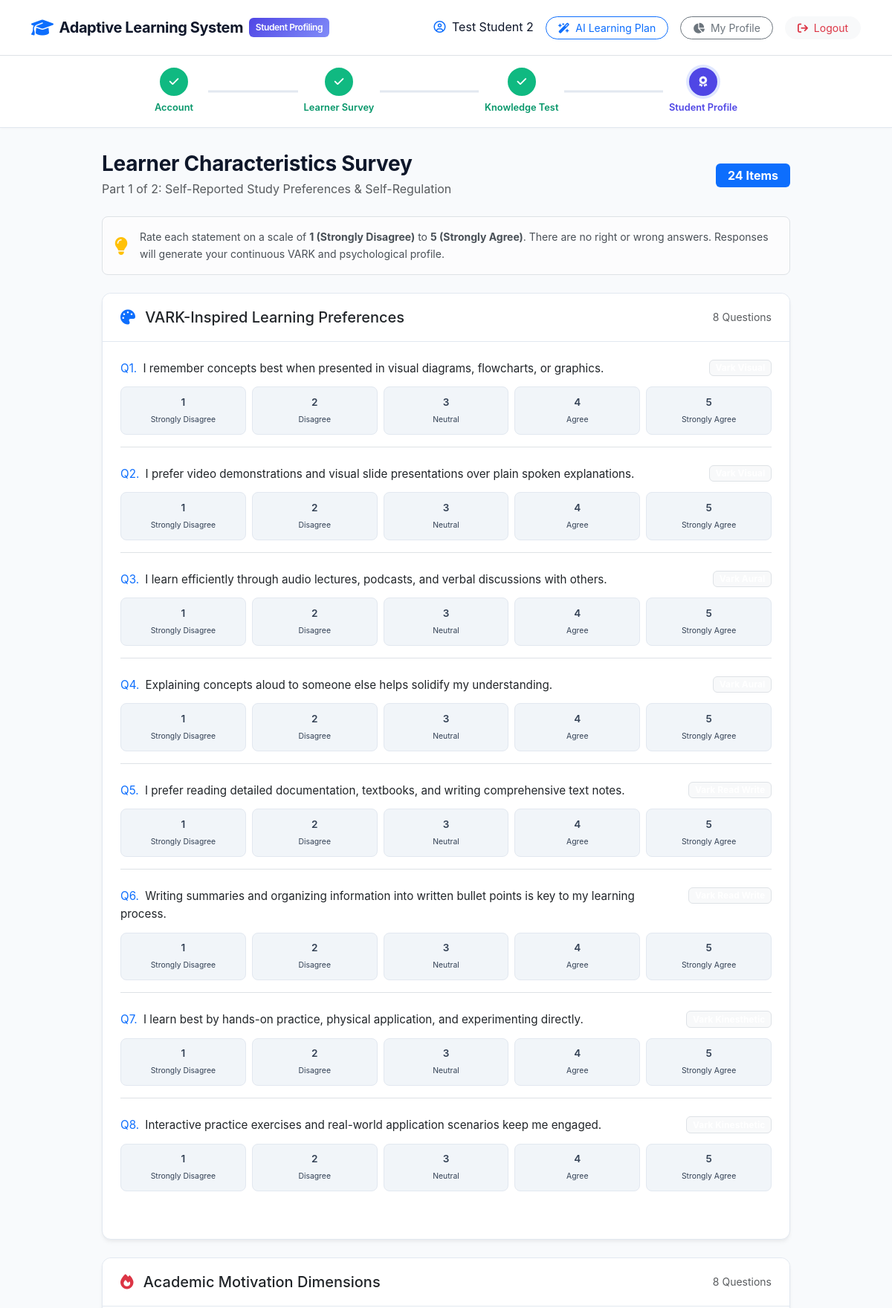
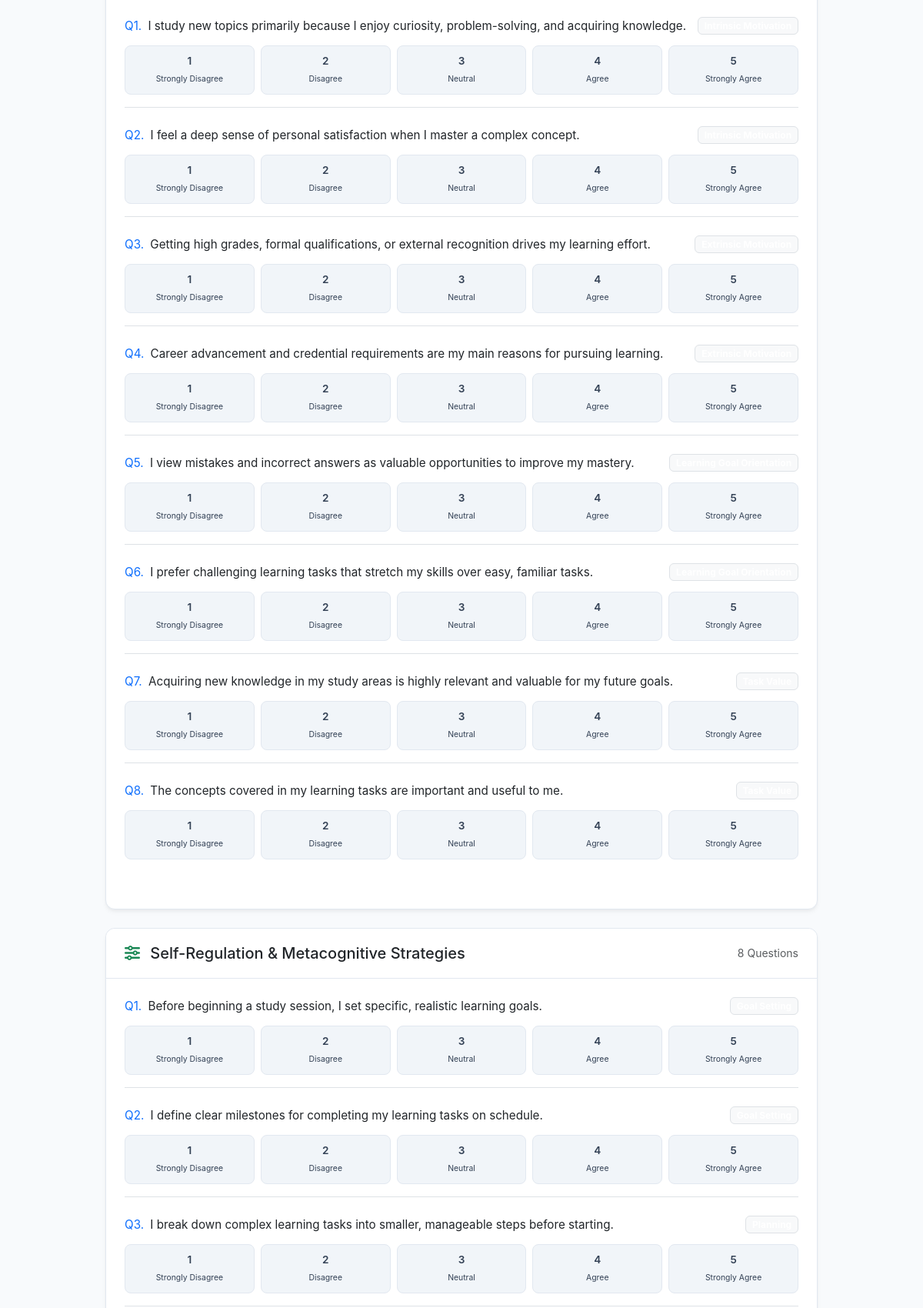
/survey (signed in, upper part), run on the app's committed database (2 pictures, top to bottom).
### tables this page shows
CREATE TABLE survey_questions (
        question_id TEXT PRIMARY KEY,
        question_text TEXT NOT NULL,
        category TEXT NOT NULL, -- VARK, Motivation, Self-Regulation
        parameter TEXT NOT NULL, -- e.g., VARK_visual, intrinsic_motivation, goal_setting
        reverse_scored INTEGER NOT NULL DEFAULT 0
    );

### app.py (the view, shortened to what this page needs)
@app.route('/survey', methods=['GET', 'POST'])
@login_required
def survey():
    student_id = session['student_id']
    conn = get_db()
    cursor = conn.cursor()
    cursor.execute("SELECT question_id, question_text, category, parameter FROM survey_questions;")
    questions = cursor.fetchall()
    conn.close()
    categorized = {}
    for q in questions:
        cat = q['category']
        if cat not in categorized:
            categorized[cat] = []
        categorized[cat].append(dict(q))
    return render_template('survey.html', categorized_questions=categorized)

### app.py (called while the page is built)
def login_required(f):
    from functools import wraps
    @wraps(f)
    def decorated_function(*args, **kwargs):
        if 'student_id' not in session:
            flash("Please log in to access this page.", "warning")
            return redirect(url_for('login'))
        return f(*args, **kwargs)
    return decorated_function

@app.context_processor
def inject_step():
    return dict(current_step=session.get('current_step', 'intro'))

### db.py (called while the page is built)
def get_db():
    conn = sqlite3.connect(DB_PATH)
    conn.row_factory = sqlite3.Row
    conn.execute("PRAGMA foreign_keys = ON;")
    return conn

### templates/survey.html (shortened to what this page needs)
{% extends "layout.html" %}
{% block content %}
<div class="row justify-content-center py-2">
    <div class="col-lg-10">
        <div class="d-flex align-items-center justify-content-between mb-4">
            <div>
                <h3 class="section-title mb-1">Learner Characteristics Survey</h3>
                <p class="text-muted mb-0">Part 1 of 2: Self-Reported Study Preferences & Self-Regulation</p>
            </div>
            <span class="badge bg-primary px-3 py-2 fs-6">24 Items</span>
        </div>
        <div class="alert alert-light border rounded-3 mb-4">
            <div class="d-flex align-items-center">
                <i class="fa-solid fa-lightbulb text-warning fs-4 me-3"></i>
                <small class="text-slate-600">
                    Rate each statement on a scale of <strong>1 (Strongly Disagree)</strong> to <strong>5 (Strongly Agree)</strong>. There are no right or wrong answers. Responses will generate your continuous VARK and psychological profile.
                </small>
            </div>
        </div>
        <form action="{{ url_for('survey') }}" method="POST">
            {% for category_name, questions in categorized_questions.items() %}
            <div class="card card-custom mb-4">
                <div class="card-custom-header d-flex align-items-center justify-content-between">
                    <h5 class="mb-0 font-weight-bold text-slate-800">
                        {% if category_name == 'VARK' %}
                            <i class="fa-solid fa-palette text-primary me-2"></i> VARK-Inspired Learning Preferences
                        {% elif category_name == 'Motivation' %}
                            <i class="fa-solid fa-fire text-danger me-2"></i> Academic Motivation Dimensions
                        {% else %}
                            <i class="fa-solid fa-sliders text-success me-2"></i> Self-Regulation & Metacognitive Strategies
                        {% endif %}
                    </h5>
                    <span class="text-muted small">{{ questions|length }} Questions</span>
                </div>
                <div class="card-body p-4">
                    {% for q in questions %}
                    <div class="mb-4 pb-3 {% if not loop.last %}border-bottom{% endif %}">
                        <div class="d-flex justify-content-between align-items-start mb-2">
                            <label class="form-label text-slate-800 font-weight-medium mb-0" style="font-size: 0.95rem;">
                                <span class="text-primary font-weight-bold me-1">Q{{ loop.index }}.</span> {{ q.question_text }}
                            </label>
                            <span class="badge bg-light text-slate-500 border ms-2" style="font-size: 0.75rem;">
                            </span>
                        </div>
                        <div class="likert-group">
                            <div class="likert-btn">
                                <label for="{{ q.question_id }}_1">1<br><span style="font-size:0.65rem; font-weight:normal;">Strongly Disagree</span></label>
                            </div>
                            <div class="likert-btn">
                                <label for="{{ q.question_id }}_2">2<br><span style="font-size:0.65rem; font-weight:normal;">Disagree</span></label>
                            </div>
                            <div class="likert-btn">
                                <label for="{{ q.question_id }}_3">3<br><span style="font-size:0.65rem; font-weight:normal;">Neutral</span></label>
                            </div>
                            <div class="likert-btn">
                                <label for="{{ q.question_id }}_4">4<br><span style="font-size:0.65rem; font-weight:normal;">Agree</span></label>
                            </div>
                            <div class="likert-btn">
                                <label for="{{ q.question_id }}_5">5<br><span style="font-size:0.65rem; font-weight:normal;">Strongly Agree</span></label>
                            </div>
                        </div>
                    </div>
                    {% endfor %}
                </div>
            </div>
            {% endfor %}
        </form>
    </div>
</div>
{% endblock %}

### static/css/style.css (style rules this page uses)
:root { --primary: #4f46e5; --primary-hover: #4338ca; --primary-light: #e0e7ff; --dark: #0f172a; --slate-700: #334155; --slate-600: #475569; --slate-500: #64748b; --slate-200: #e2e8f0; --slate-100: #f1f5f9; --bg-main: #f8fafc; --card-bg: #ffffff; --vark-visual: #3b82f6; --vark-aural: #8b5cf6; --vark-readwrite: #10b981; --vark-kinesthetic: #f59e0b; --font-sans: 'Inter', -apple-system, BlinkMacSystemFont, "Segoe UI", Roboto, "Helvetica Neue", Arial, sans-serif; }
body { background-color: var(--bg-main); color: var(--dark); font-family: var(--font-sans); line-height: 1.6; min-height: 100vh; display: flex; flex-direction: column; }
.card-custom { background: #ffffff; border: 1px solid var(--slate-200); border-radius: 0.75rem; box-shadow: 0 4px 6px -1px rgba(0, 0, 0, 0.05), 0 2px 4px -1px rgba(0, 0, 0, 0.03); transition: transform 0.15s ease, box-shadow 0.15s ease; }
.card-custom-header { border-bottom: 1px solid var(--slate-200); background-color: #ffffff; padding: 1.25rem 1.5rem; border-top-left-radius: 0.75rem; border-top-right-radius: 0.75rem; }
.section-title { font-weight: 700; color: var(--dark); letter-spacing: -0.01em; }
.likert-group { display: flex; justify-content: space-between; gap: 0.5rem; margin-top: 0.75rem; }
.likert-btn { flex: 1; text-align: center; position: relative; }
.likert-btn label { display: block; padding: 0.6rem 0.25rem; background: var(--slate-100); border: 1.5px solid var(--slate-200); border-radius: 0.5rem; color: var(--slate-700); font-weight: 600; font-size: 0.85rem; cursor: pointer; transition: all 0.15s ease-in-out; }

### data on the page
survey_questions: category "VARK" (drawn), questions "8", question_text "I remember concepts best when presented in visual diagrams, flowcharts, or graphics."
survey_questions: question_text "I prefer video demonstrations and visual slide presentations over plain spoken explanations."
survey_questions: question_text "I learn efficiently through audio lectures, podcasts, and verbal discussions with others."
survey_questions: question_text "Explaining concepts aloud to someone else helps solidify my understanding."
survey_questions: question_text "I prefer reading detailed documentation, textbooks, and writing comprehensive text notes."
survey_questions: question_text "Writing summaries and organizing information into written bullet points is key to my learning process."
survey_questions: question_text "I learn best by hands-on practice, physical application, and experimenting directly."
survey_questions: question_text "Interactive practice exercises and real-world application scenarios keep me engaged."
survey_questions: category "Motivation" (drawn), questions "8", question_text "I study new topics primarily because I enjoy curiosity, problem-solving, and acquiring knowledge."
survey_questions: question_text "I feel a deep sense of personal satisfaction when I master a complex concept."
survey_questions: question_text "Getting high grades, formal qualifications, or external recognition drives my learning effort."
survey_questions: question_text "Career advancement and credential requirements are my main reasons for pursuing learning."
survey_questions: question_text "I view mistakes and incorrect answers as valuable opportunities to improve my mastery."
survey_questions: question_text "I prefer challenging learning tasks that stretch my skills over easy, familiar tasks."
survey_questions: question_text "Acquiring new knowledge in my study areas is highly relevant and valuable for my future goals."
survey_questions: question_text "The concepts covered in my learning tasks are important and useful to me."
survey_questions: category "Self-Regulation" (drawn), shows "Self-Regulation & Metacognitive Strategies", questions "8", question_text "Before beginning a study session, I set specific, realistic learning goals."
survey_questions: question_text "I define clear milestones for completing my learning tasks on schedule."
survey_questions: question_text "I break down complex learning tasks into smaller, manageable steps before starting."

### other printed values
{{ session.get('student_name') }} "Test Student 2"
